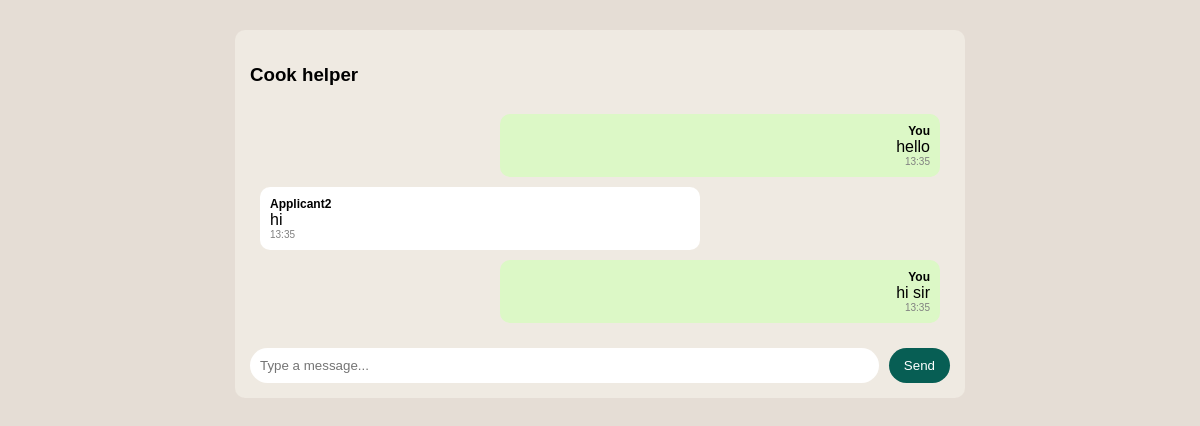
The app's page /chat/room/16/ (signed in), older data.
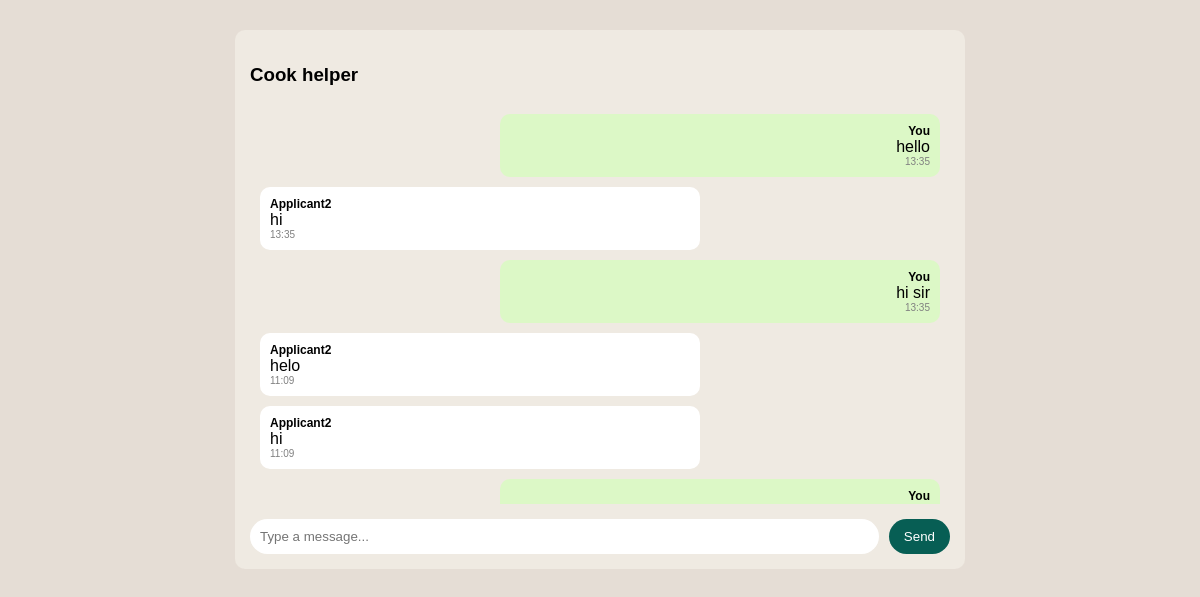
The same page, newer data.
### chat/models.py (models this page shows, shortened)
class Message(models.Model):
    chatroom = models.ForeignKey(ChatRoom, on_delete=models.CASCADE, related_name='messages')
    sender = models.ForeignKey(User, on_delete=models.CASCADE)
    content = models.TextField()
    timestamp = models.DateTimeField(auto_now_add=True)
    is_read = models.BooleanField(default=False)

### chat/views.py (the view, shortened to what this page needs)
# urls.py: path('room/<int:chatroom_id>/', views.chat_room, name='chat_room'),
@login_required
def chat_room(request, chatroom_id):
    chatroom = get_object_or_404(ChatRoom, id=chatroom_id)
    if request.user != chatroom.recruiter and request.user != chatroom.applicant:
        return redirect('home')
    Message.objects.filter(
        chatroom=chatroom,
        is_read=False
    ).exclude(sender=request.user).update(is_read=True)
    messages = chatroom.messages.all().order_by('timestamp')
    return render(request, 'chat/chat_room.html', {
        'chatroom': chatroom,
        'messages': messages,
        'unread_count': get_unread_count(request.user)  # 🔥 for navbar
    })

### accounts/context_processors.py (called while the page is built)
def notification_count(request):
    if request.user.is_authenticated:
        count = Notification.objects.filter(
            user=request.user,
            is_read=False
        ).count()
        return {'notification_count': count}
    return {}

### chat/context_processors.py (called while the page is built)
def unread_messages(request):
    if request.user.is_authenticated:
        unread_count = Message.objects.filter(
            chatroom__in=ChatRoom.objects.filter(
                Q(recruiter=request.user) | Q(applicant=request.user)
            ),
            is_read=False
        ).exclude(sender=request.user).count()
        return {'unread_count': unread_count}
    return {'unread_count': 0}

### chat/views.py (called while the page is built)
def get_unread_count(user):
    return Message.objects.filter(
        chatroom__in=ChatRoom.objects.filter(
            Q(recruiter=user) | Q(applicant=user)
        ),
        is_read=False
    ).exclude(sender=user).count()

### templates/chat/chat_room.html (shortened to what this page needs)
<!DOCTYPE html>
<html>
<head>
</head>
<body>
<div class="chat-container">
    <h3>{{ chatroom.job.title }}</h3>
    <div id="chat-log">
        {% for message in messages %}
            <div class="message {% if message.sender == request.user %}sent{% else %}received{% endif %}">
                <div class="sender">
                    {% if message.sender == request.user %}
                        You
                    {% else %}
                        {{ message.sender.username }}
                    {% endif %}
                </div>
                <div>{{ message.content }}</div>
                <div class="time">{{ message.timestamp|date:"H:i" }}</div>
            </div>
        {% endfor %}
    </div>
    <div class="input-box">
        <input id="message-input" type="text" placeholder="Type a message...">
        <button id="send-btn">Send</button>
    </div>
</div>
</body>
</html>

Row changes from the older to the newer data that the page shows:
added Message: sender.username "Applicant2", content "helo", timestamp "11:09"
added Message: sender.username "Applicant2", content "hi", timestamp "11:09"
added Message: shows "You"
